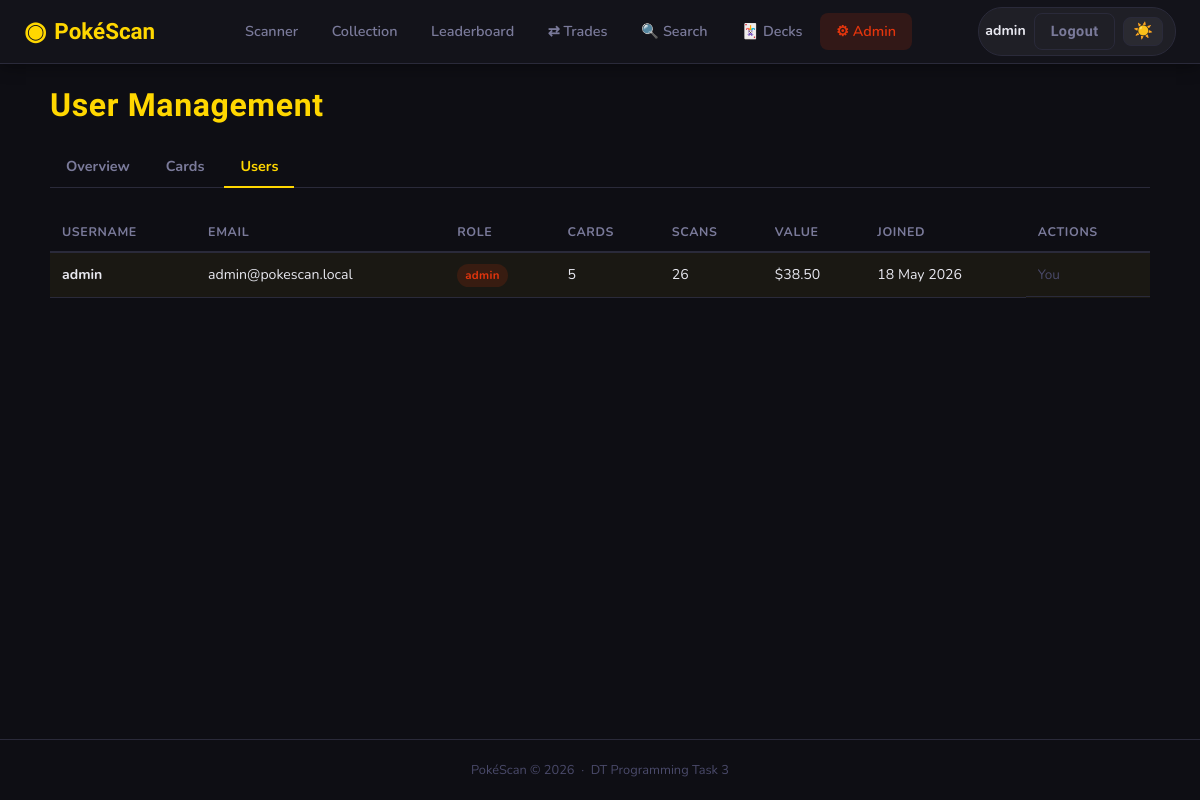
Before: /admin/users (signed in) with the older database file.
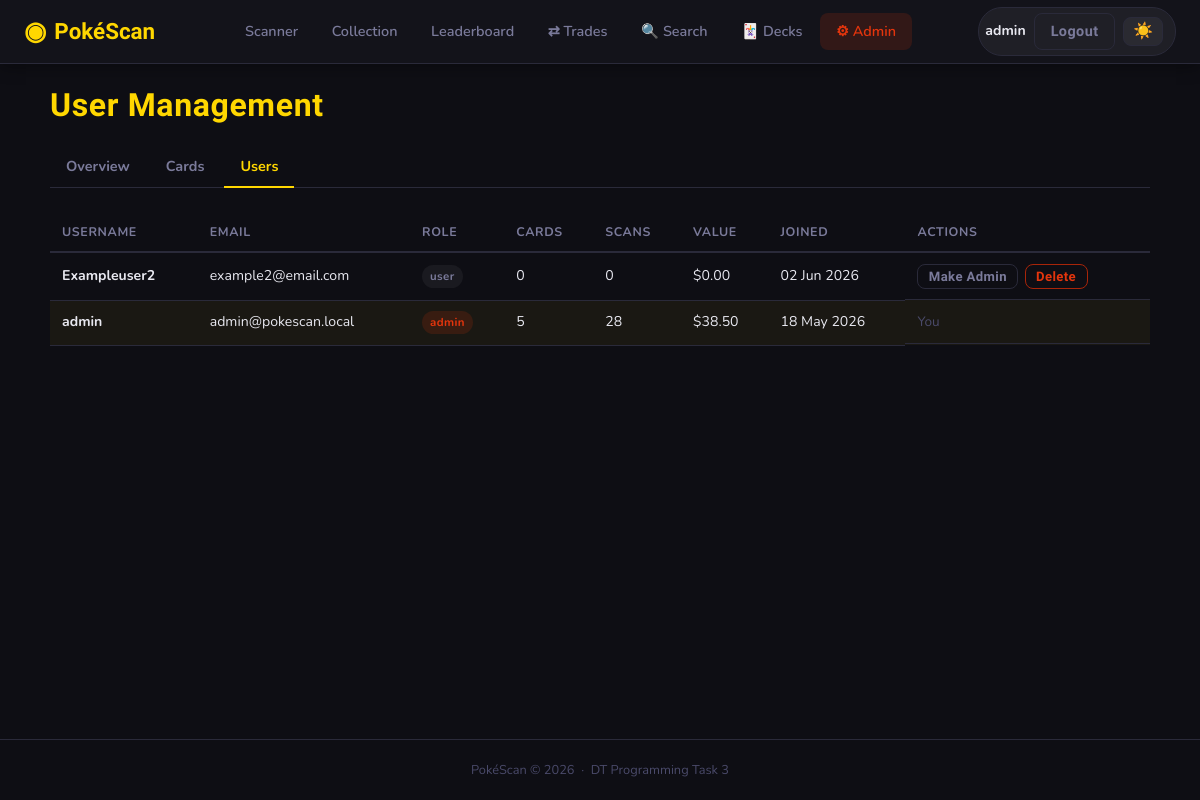
After: the same page with the newer database file.
### app/models.py (models this page shows, shortened)
class User(UserMixin, db.Model):
    __tablename__ = 'users'
    id         = db.Column(db.Integer, primary_key=True)
    username   = db.Column(db.String(80), unique=True, nullable=False)
    email      = db.Column(db.String(120), unique=True, nullable=False)
    password   = db.Column(db.String(256), nullable=False)
    role       = db.Column(db.String(20), nullable=False, default='user')
    created_at = db.Column(db.DateTime, default=datetime.utcnow)
    scans       = db.relationship('Scan',         backref='user', lazy=True, cascade='all, delete-orphan')
    decks       = db.relationship('Deck',         backref='user', lazy=True, cascade='all, delete-orphan')
    wishlist    = db.relationship('WishlistItem', backref='user', lazy=True, cascade='all, delete-orphan')
    @property
    def is_admin(self):
        return self.role == 'admin'
    @property
    def collection_value(self):
        scanned_card_ids = {s.card_id for s in self.scans}
        cards = Card.query.filter(Card.id.in_(scanned_card_ids)).all()
        return round(sum(c.market_value or 0 for c in cards), 2)
    @property
    def unique_card_count(self):
        return len({s.card_id for s in self.scans})

class Scan(db.Model):
    __tablename__ = 'scans'
    id          = db.Column(db.Integer, primary_key=True)
    user_id     = db.Column(db.Integer, db.ForeignKey('users.id'), nullable=False)
    card_id     = db.Column(db.Integer, db.ForeignKey('cards.id'), nullable=False)
    confidence  = db.Column(db.Float, nullable=False)
    scanned_at  = db.Column(db.DateTime, default=datetime.utcnow)

### app/admin/routes.py (the view)
@admin_bp.route('/users')
@admin_required
def manage_users():
    users = User.query.order_by(User.created_at.desc()).all()
    return render_template('admin/manage_users.html', users=users)

### app/admin/routes.py (called while the page is built)
def admin_required(f):
    @wraps(f)
    def decorated(*args, **kwargs):
        if not current_user.is_authenticated or not current_user.is_admin:
            flash('Admin access required.', 'danger')
            return redirect(url_for('scanner.home'))
        return f(*args, **kwargs)
    return login_required(decorated)

### app/templates/admin/manage_users.html (shortened to what this page needs)
{% extends "base.html" %}
{% block content %}
<div class="page-container">
    <div class="page-header">
        <h1 class="page-title">User Management</h1>
    </div>
    <div class="sub-nav">
        <a href="{{ url_for('admin.dashboard') }}"    class="sub-link">Overview</a>
        <a href="{{ url_for('admin.manage_cards') }}" class="sub-link">Cards</a>
        <a href="{{ url_for('admin.manage_users') }}" class="sub-link active">Users</a>
    </div>
    <div class="table-wrap">
        <table class="admin-table admin-table-full">
            <thead>
                <tr>
                    <th>Username</th>
                    <th>Email</th>
                    <th>Role</th>
                    <th>Cards</th>
                    <th>Scans</th>
                    <th>Value</th>
                    <th>Joined</th>
                    <th>Actions</th>
                </tr>
            </thead>
            <tbody>
            {% for user in users %}
            <tr {% if user.id == current_user.id %}class="lb-you"{% endif %}>
                <td><strong>{{ user.username }}</strong></td>
                <td>{{ user.email }}</td>
                <td>
                    <span class="badge {{ 'badge-admin' if user.is_admin else 'badge-user' }}">
                        {{ user.role }}
                    </span>
                </td>
                <td>{{ user.unique_card_count }}</td>
                <td>{{ user.scans|length }}</td>
                <td>${{ "%.2f"|format(user.collection_value) }}</td>
                <td>{{ user.created_at.strftime('%d %b %Y') }}</td>
                <td class="table-actions">
                    {% if user.id != current_user.id %}
                    <form method="POST"
                          action="{{ url_for('admin.toggle_admin', user_id=user.id) }}"
                          style="display:inline">
                        <button type="submit" class="btn btn-ghost btn-xs">
                            {{ 'Demote' if user.is_admin else 'Make Admin' }}
                        </button>
                    </form>
                    <form method="POST"
                          action="{{ url_for('admin.delete_user', user_id=user.id) }}"
                          style="display:inline"
                          onsubmit="return confirm('Delete user {{ user.username }}?')">
                        <button type="submit" class="btn btn-ghost btn-xs btn-danger">Delete</button>
                    </form>
                    {% else %}
                    <span class="muted">You</span>
                    {% endif %}
                </td>
            </tr>
            {% endfor %}
            </tbody>
        </table>
    </div>
</div>
{% endblock %}

### app/templates/base.html (shortened to what this page needs)
<!DOCTYPE html>
<html lang="en">
<head>
    <link rel="stylesheet" href="{{ url_for('static', filename='css/style.css') }}">
</head>
<body>
<nav class="navbar">
    <a class="nav-brand" href="{{ url_for('scanner.home') }}">
        <span class="brand-icon">◉</span>
        <span>PokéScan</span>
    </a>
    {% if current_user.is_authenticated %}
    <div class="nav-links">
        <a href="{{ url_for('scanner.home') }}"
           class="nav-link {% if request.blueprint == 'scanner' %}active{% endif %}">
            Scanner
        </a>
        <a href="{{ url_for('collection.library') }}"
            class="nav-link {% if request.blueprint == 'collection' and request.endpoint not in ['collection.search_users', 'collection.leaderboard', 'collection.public_decks'] %}active{% endif %}">
            Collection
        </a>
        <a href="{{ url_for('collection.leaderboard') }}"
            class="nav-link {% if request.endpoint == 'collection.leaderboard' %}active{% endif %}">
                Leaderboard
        </a>
        <a href="{{ url_for('trade.inbox') }}"
            class="nav-link {% if request.blueprint == 'trade' %}active{% endif %}">
            ⇄ Trades
        </a>
        <a href="{{ url_for('collection.search_users') }}"
            class="nav-link {% if request.endpoint == 'collection.search_users' %}active{% endif %}">
            🔍 Search
        </a>
        <a href="{{ url_for('collection.public_decks') }}"
            class="nav-link {% if request.endpoint == 'collection.public_decks' or request.endpoint == 'collection.view_public_deck' %}active{% endif %}">
            🃏 Decks
        </a>
        {% if current_user.is_admin %}
        <a href="{{ url_for('admin.dashboard') }}"
           class="nav-link admin-link {% if request.blueprint == 'admin' %}active{% endif %}">
            ⚙ Admin
        </a>
        {% endif %}
    </div>
    <div class="nav-user">
        <a href="{{ url_for('profile.my_profile') }}" class="nav-username">
            {{ current_user.username }}
        </a>
        <a href="{{ url_for('auth.logout') }}" class="btn btn-ghost btn-sm">Logout</a>
        <button class="theme-toggle" id="themeToggle" onclick="toggleTheme()" title="Toggle theme">☀️</button>
    </div>
    {% endif %}
</nav>
<main class="main-content">
    {% block content %}{% endblock %}
</main>
<footer class="footer">
    <p>PokéScan &copy; 2026 &nbsp;·&nbsp; DT Programming Task 3</p>
</footer>
</body>
</html>

Changed rows visible on the page:
computed for User "admin": scans|length "26" → "28"
added User: username "Exampleuser2", email "example2@email.com", role "user", unique_card_count "0", scans|length "0", collection_value "0.00", created_at "02 Jun 2026", role "Make Admin"
